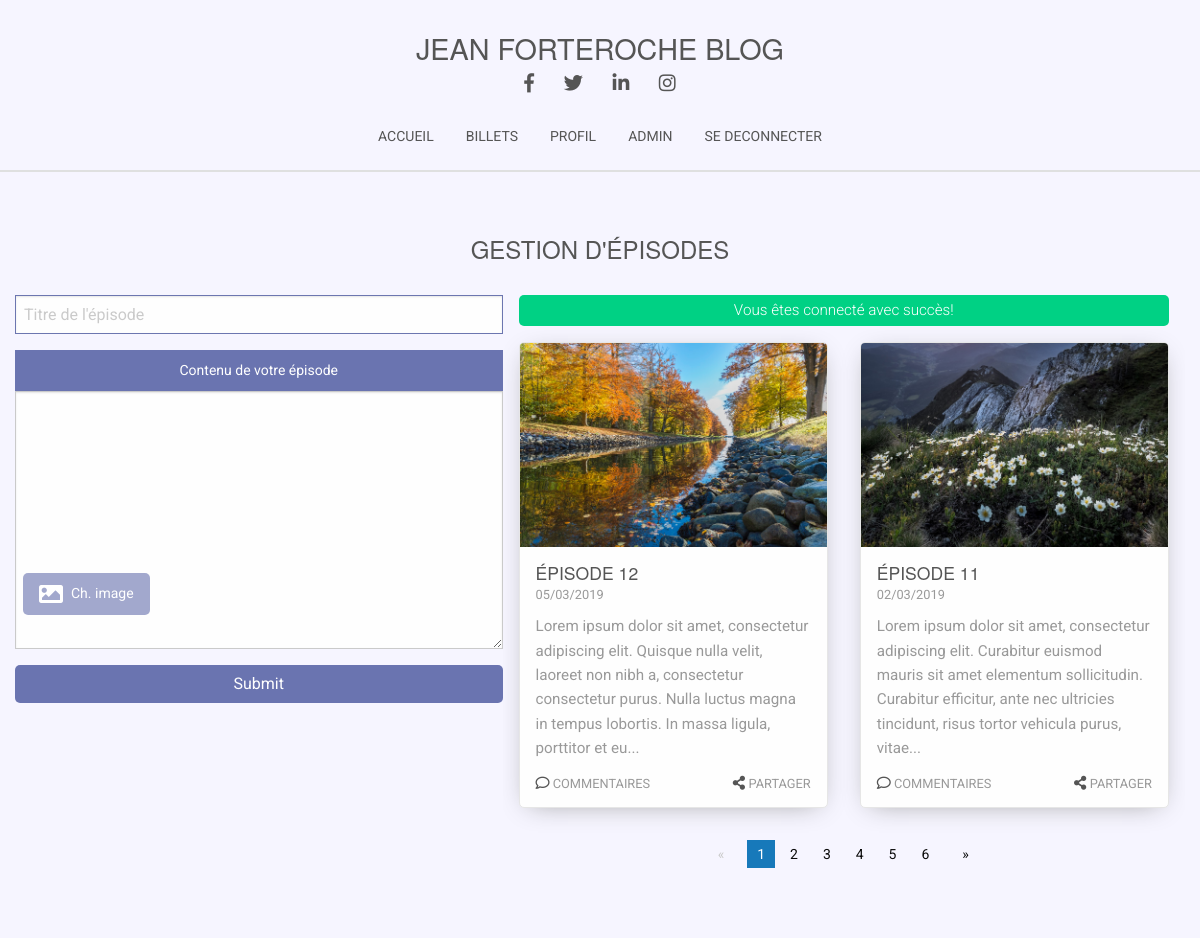
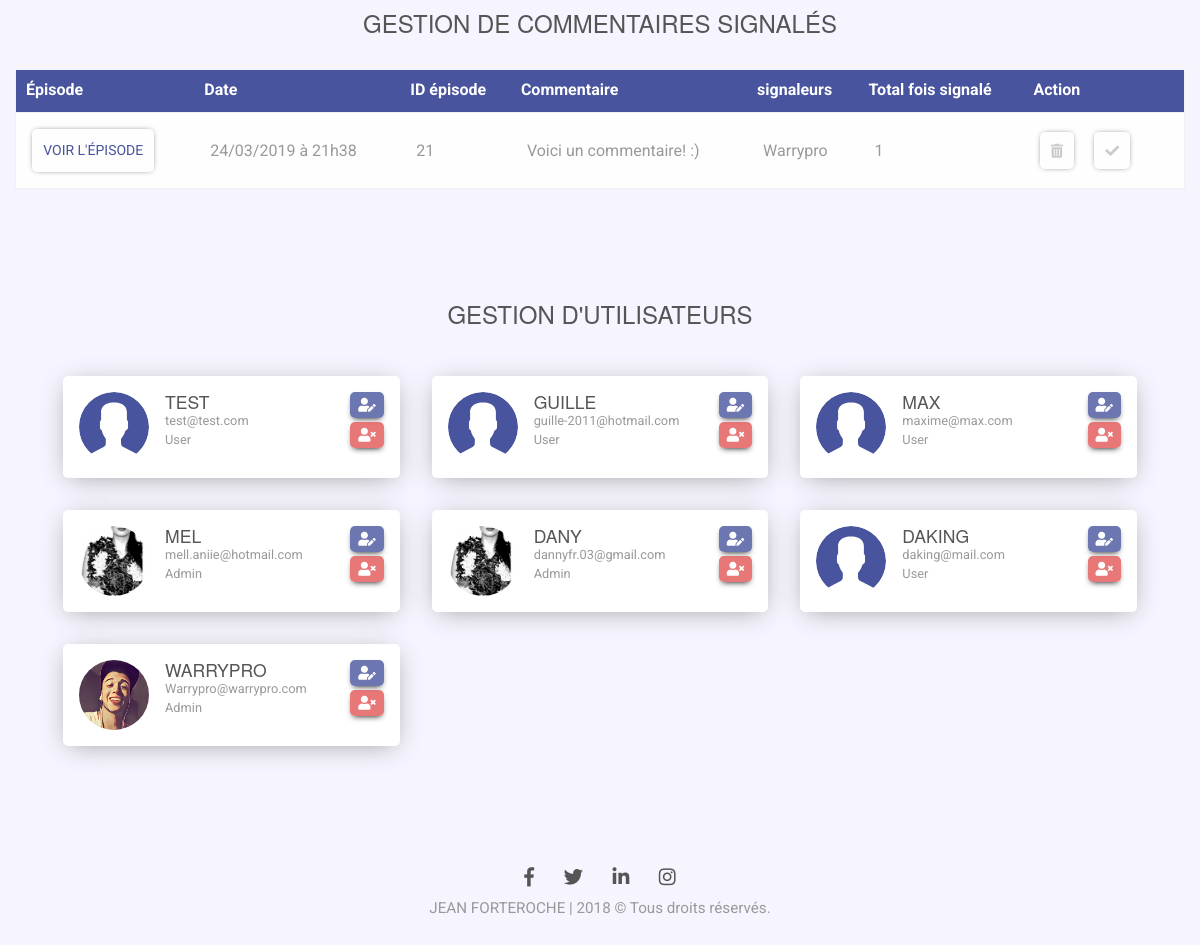
/index.php?action=admin (signed in), run on the app's committed database (2 pictures, top to bottom).
### tables this page shows
CREATE TABLE `episodes` (
  `id` int(11) NOT NULL,
  `title` varchar(255) NOT NULL,
  `content` text NOT NULL,
  `created_date` datetime NOT NULL,
  `modif_date` datetime NOT NULL,
  `image_episode` varchar(255) NOT NULL
);

CREATE TABLE `reported_comms` (
  `id` int(11) NOT NULL,
  `comment_id` int(11) NOT NULL,
  `reported_comment` text NOT NULL,
  `user_id` int(11) NOT NULL,
  `user_accuser` varchar(15) NOT NULL,
  `episode_id` int(11) DEFAULT NULL,
  `reported_date` datetime NOT NULL,
  `num_reports` int(11) NOT NULL
);

CREATE TABLE `users` (
  `id` int(11) NOT NULL,
  `user` varchar(15) NOT NULL,
  `pass` varchar(255) NOT NULL,
  `email` varchar(80) NOT NULL,
  `user_role` enum('User','Admin') NOT NULL DEFAULT 'User',
  `user_image` varchar(80) NOT NULL DEFAULT 'public/images/user.svg'
);

### Controllers/ViewController.php (called while the page is built, shortened)
<?php
class ViewController {
    public function listEpisodesAdmin($result) {
        require('Views/backend/addPostsView.php');
    }
}

### Controllers/PaginationController.php (called while the page is built, shortened)
<?php
class PaginationController {
    public function pagination (Pagination $pagination) {
        $paginationManager = New PaginationManager();
        $viewController = New ViewController();
        $totalElmts = $paginationManager -> paginationTotalElms($pagination);
        $totalPages = ceil($totalElmts / $pagination -> getPostsParPage());
        $posts = $paginationManager -> pagination ($pagination);
        $page= $pagination -> getPage();
        $method = 'listEpisodesAdmin';
        $data = [$totalPages, $posts, $page];
        $viewController -> $method($data);
    }
}

### Models/PaginationManager.php (called while the page is built, shortened)
<?php
class PaginationManager extends Manager {
    public function pagination (Pagination $pagination) {
        $bdd = self::dbConnect();
        $table  = $pagination -> getTable();
        $page   = (int)$pagination -> getPage();
        $postsParPage = $pagination -> getPostsParPage();
        $start = ($page > 0) ? $page * $postsParPage - $postsParPage : 0;
        $req = $bdd -> query("SELECT SQL_CALC_FOUND_ROWS * FROM $table ORDER BY id DESC LIMIT $start,$postsParPage");
        if($table = 'episodes') {
            $req = $bdd -> query("SELECT SQL_CALC_FOUND_ROWS id, title, content, image_episode, DATE_FORMAT(created_date, '%d/%m/%Y') AS created_date_fr FROM $table ORDER BY id DESC LIMIT $start,$postsParPage");
        }
        $result = $req -> fetchAll();
        return $result;
    }
}

### entity/Pagination.php (called while the page is built, shortened)
<?php
class Pagination {
    protected
            $table,
            $page,
            $postsParPage;
    public function getPage()
    {
        return $this->page;
    }
    public function setPage($page)
    {
        $this->page = $page;
    }
    public function getPostsParPage()
    {
        return $this->postsParPage;
    }
    public function setPostsParPage($postsParPage)
    {
        $this->postsParPage = $postsParPage;
    }
}

### Controllers/frontend.php (called while the page is built, shortened)
<?php
require_once('Models/CommentManager.php');
function listUsers() {
    $bdd = new \Models\Manager();
    $bdd -> dbConnect();
    $sessionController = New SessionController();
    $userManager = New UserManager($bdd);
    $userRole = $sessionController -> getSessionRole();
    if($userRole === 'Admin') {
        $users = $userManager -> getUsers();
        return $users;
    }
}
function listReportedComments() {
    $sessionController = New SessionController();
    $commentManager = new CommentManager();
    $userRole = $sessionController -> getSessionRole();
    if($userRole === 'Admin') {
        $reportedComments = $commentManager -> getReportedComments();
        return $reportedComments;
    }
}

### Models/CommentManager.php (called while the page is built, shortened)
<?php
require_once 'Manager.php';
class CommentManager extends Manager {
    public function getReportedComments() {
        $bdd = $this->dbConnect();
        $req = $bdd->query('SELECT id, comment_id, episode_id,
                                            reported_comment, user_id, GROUP_CONCAT(DISTINCT user_accuser SEPARATOR ", ") AS users_accusers,
                                            DATE_FORMAT(reported_date, \'%d/%m/%Y à %Hh%i\') AS date_fr, SUM(num_reports) AS `total_reports`
                                      FROM reported_comms GROUP BY comment_id
                                      ORDER BY date_fr DESC');
        return $req;
    }
}

### Models/Manager.php (called while the page is built, shortened)
<?php
class Manager {
    public static function dbConnect() {
            $bdd = new \PDO(
                'mysql:host=localhost; dbname=blog; charset=utf8',
                'root',
                '',
                [ \PDO::ATTR_ERRMODE => \PDO::ERRMODE_EXCEPTION ]);
        return $bdd;
    }
}

### Models/Autoloader.php (called while the page is built, shortened)
<?php
class Autoloader
{
    static function autoload($class)
    {
        if (strpos($class, __NAMESPACE__ . '\\') === 0)
        {
            $class = str_replace(__NAMESPACE__ . '\\', '', $class);
            $class = str_replace('\\', '/', $class);
        }
    }
}

### Models/UserManager.php (called while the page is built, shortened)
<?php
require_once('Manager.php');
class UserManager extends Manager {
    public function getUsers() {
        $bdd = $this->dbConnect();
        $req = $bdd->query('SELECT `id`, `user`, `email`, `user_role`, `user_image` FROM users ORDER BY id DESC');
        return $req;
    }
}

### Views/backend/components/usersManagerView.php (the view, shortened to what this page needs)
<?php
$data = listUsers();
?>
<div class="small-12 grid-x">
    <div class="user-manager-container grid-x small-12">
    <?php
    foreach ($data as $user) {
        echo(
'<div class="user grid-x medium-6 large-4">
                <div class="user__info-container user-card grid-x small-12">
                    <div class="user__info grid-x">
                        <div class="user__photo">
                            <img id="user-photo" src="./'.$user['user_image'].'" alt="Photo '.$user['user_image'].'">
                        </div>
                        <div class="grid-y">
                            <h3 class="user__name">'. $user['user'] .'</h3>
                            <span class="user__email">'. $user['email'] .'</span>
                            <span class="user__rol">'. $user['user_role'] .'</span>
                        </div>
                    </div>
                    <div class="user__controls small-12">
                        <a href="#modal-user-edit?userid='.$user['id'].'" class="btn btn__user--edit admin-crud__btn admin-crud__btn--editer" data-id="'.$user['id'].'">
                            <i class="fas fa-user-edit"></i>
                        </a>
                        <a href="index.php?action=supprimeruser&id='. $user['id'].'" class="btn btn__user--supprimer admin-crud__btn admin-crud__btn--supprimer">
                            <i class="fas fa-user-times"></i>
                        </a>
                    </div>
                </div>
          </div>');
    }
    ?>
    </div>
</div>

### Views/backend/addPostsView.php (shortened to what this page needs)
<?php $title = 'Admin';
$sessionController = New \Controllers\SessionController();
?>
<div class="grid-x small-12 pd-top-btm">
    <div class="small-12 text-center pd-top-btm">
        <h2>Gestion d'épisodes</h2>
    </div>
    <div class="small-12 large-5 add-post">
        <div class="small-12 add-post__container-form">
            <form action="index.php?action=addPost" method="POST" enctype="multipart/form-data" class="add-post__form small-12">
                <div class="form-group">
                    <input type="text" name="titre" id="titre" class="add-post__titre" placeholder="Titre de l'épisode" required>
                </div>
                <div class="form-group">
                    <label class="label-form add-post__label-content" for="post-content">Contenu de votre épisode</label>
                    <textarea name="post-content" id="post-content" class="textarea-form" cols="30" rows="10">
                    </textarea>
                    <label for="img-post" class="label-form add-post__label-file"><i class="fas fa-image"></i> Ch. image</label>
                </div>
                <div class="btn-container">
                    <input class="btn-form"type="submit" />
                </div>
            </form>
        </div>
    </div>
    <div class="small-12 large-7 grid-x admin-post-container">
        <?php
        $flashMessage = $sessionController -> getFlash();
        if(isset($flashMessage)) {
            echo('<div id="alert-container" class="alert-container small-12">');
                echo $flashMessage;
            echo('</div>');
        }
        foreach ($result[1] as $data) {
            ?>
            <div class="news small-12 medium-6">
                <div class="cell">
                    <?php require('./Views/frontend/components/cards.php') ?>
                </div>
            </div>
            <?php
        }
        ?>
        <div class="container align-center rid-x small-12">
            <?php  require('./Views/frontend/components/pagination.php');?>
        </div>
    </div>
</div>
<div class="grid-x small-12 pd-top-btm">
    <div class="small-12 text-center">
        <h2>Gestion de commentaires signalés </h2>
    </div>
    <?php
        require('components/commentsManagerView.php');
    ?>
</div>
<div class="grid-x small-12 pd-top-btm">
    <div class="small-12 text-center">
        <h2>Gestion d'utilisateurs</h2>
    </div>
    <?php
        require('components/usersManagerView.php');
    ?>
</div>
<?php require('./Views/frontend/template.php'); ?>

### Views/frontend/components/cards.php (shortened to what this page needs)
<div class="card">
    <?php
        $image = htmlspecialchars($data['image_episode']);
        if($image !== '') {
            echo('<img src="'.$image.'" alt="" class="card__img">');
        }
        else {
            echo('<img src="https://images.pexels.com/photos/35637/alaska-glacier-ice-mountains.jpg?auto=compress" alt="" class="card__img">');
        }
    ?>
    <div class="card-section">
        <a class="card__link" href="index.php?action=post&amp;id=<?= $data['id'] ?>">
            <h3 class="card__title">
                <?= htmlspecialchars($data['title']) ?>
            </h3>
            <span class="news-date"><?= $data['created_date_fr'] ?></span>
        </a>
        <p class="card__text">
            <?= substr(strip_tags($data['content']), 0,200) .'...' ?>
        </p>
        <div class="card__btns grid-x">
            <a class="card__comment-link far fa-comment" href="index.php?action=post&amp;id=<?= $data['id'] ?>"><span> <i class="nb-comments"></i> Commentaires</span></a>
            <a class="card__share-link fas fa-share-alt" href="#"> <span> Partager</span></a>
        </div>
    </div>
</div>

### Views/backend/components/commentsManagerView.php (shortened to what this page needs)
<div class="small-12 grid-x pd-top-btm">
    <table class="stack table-scroll">
        <thead>
            <tr>
                <th>Épisode</th>
                <th>Date</th>
                <th>ID épisode</th>
                <th>Commentaire</th>
                <th>signaleurs</th>
                <th>Total fois signalé</th>
                <th>Action</th>
            </tr>
        </thead>
        <tbody>
        <?php
            $reportedComments = listReportedComments();
            foreach($reportedComments as $comment) {
                echo('
                        <tr>
                            <td><a class="btn--alt valider--alt" href="./index.php?action=post&id='. $comment["episode_id"] .'">Voir l\'épisode</a></td>
                            <td>' . $comment["date_fr"] . '</td>
                            <td>' . $comment["episode_id"] . '</td>
                            <td>' . $comment["reported_comment"] . '</td>
                            <td>' . $comment["users_accusers"] . '</td>
                            <td>' . $comment["total_reports"] . '</td>
                            <td class="action-bouttons">
                                <a class="btn--alt error--alt" href="index.php?action=supreportedcom&id='. $comment['comment_id'].'">
                                    <i class="fas fa-trash-alt"></i>
                                </a>
                                <a class="btn--alt valider" href="index.php?action=validatecomment&id='. $comment['comment_id'] .'">
                                    <i class="fas fa-check"></i>
                                </a>
                            </td>
                        </tr>
                ');
        }
    ?>
        </tbody>
    </table>
</div>

### data on the page
episodes: image_episode (picture), title "ÉPISODE 12", created_date_fr "05/03/2019", content "Lorem ipsum dolor sit amet, consectetur adipiscing elit. Quisque nulla velit, laoreet non nibh a, consectetur consectetur purus. Nulla luctus magna in tempus lobortis. In massa ligula, porttitor et eu"
episodes: image_episode (picture), title "ÉPISODE 11", created_date_fr "02/03/2019", content "Lorem ipsum dolor sit amet, consectetur adipiscing elit. Curabitur euismod mauris sit amet elementum sollicitudin. Curabitur efficitur, ante nec ultricies tincidunt, risus tortor vehicula purus, vitae"
reported_comms: date_fr "24/03/2019 à 21h38", episode "21", reported_comment "Voici un commentaire! :)", users_accusers "Warrypro", total_reports "1"
users: user_image (placeholder picture), user "TEST", email "test@test.com", user_role "User"
users: user_image (placeholder picture), user "GUILLE", email "guille-2011@hotmail.com", user_role "User"
users: user_image (placeholder picture), user "MAX", email "maxime@max.com", user_role "User"
users: user_image (picture), user "MEL", email "mell.aniie@hotmail.com", user_role "Admin"
users: user_image (picture), user "DANY", email "dannyfr.03@gmail.com", user_role "Admin"
users: user_image (placeholder picture), user "DAKING", email "daking@mail.com", user_role "User"
users: user_image (picture), user "WARRYPRO", email "Warrypro@warrypro.com", user_role "Admin"

### other printed values
strip_tags($_SESSION['flash']['message']) "Vous êtes connecté avec succès!"
